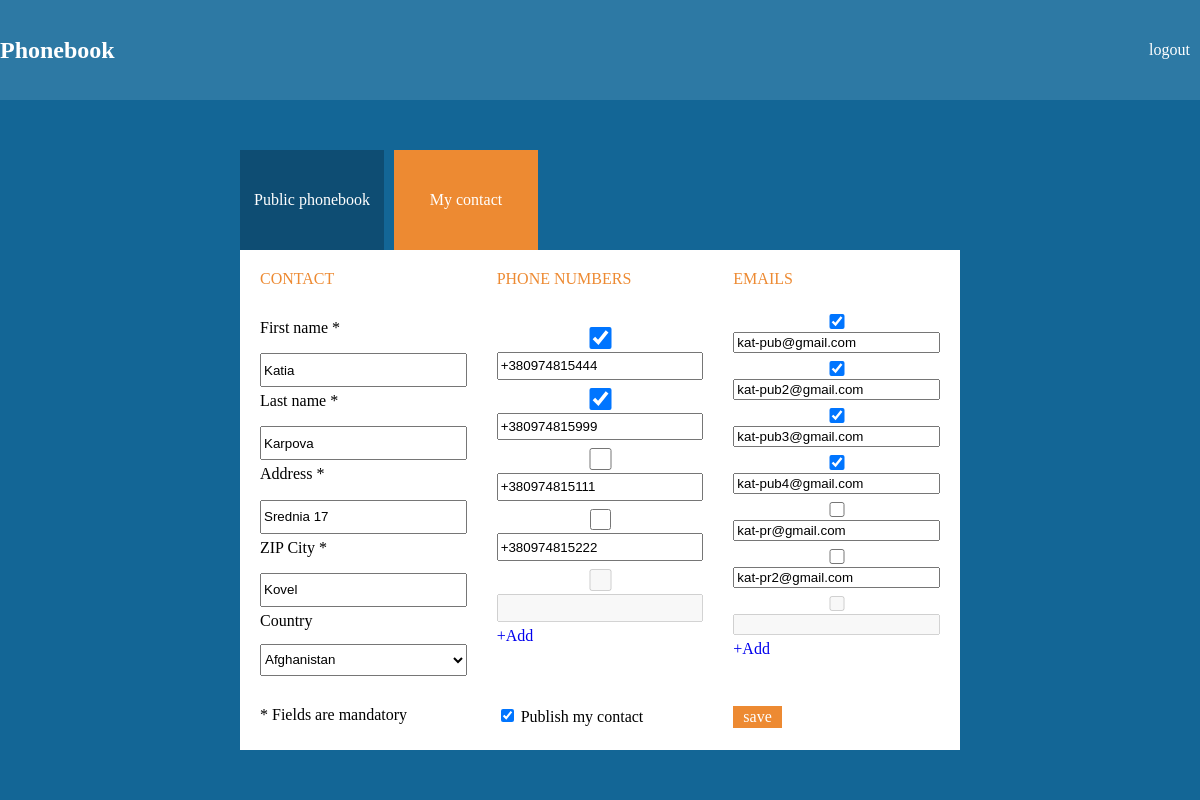
Screenshot of /main/mycontact (signed in) with the database file from the repository.
### tables this page shows
CREATE TABLE `contacts` (
  `id` int(10) UNSIGNED NOT NULL,
  `name` varchar(255) NOT NULL,
  `surname` varchar(255) NOT NULL,
  `address` varchar(255) NOT NULL,
  `city` varchar(255) NOT NULL,
  `country_id` int(10) UNSIGNED NOT NULL,
  `publish` enum('yes','no') NOT NULL
);

CREATE TABLE `phones` (
  `id` int(10) UNSIGNED NOT NULL,
  `phone` varchar(255) NOT NULL,
  `publish` enum('yes','no') NOT NULL,
  `contact_id` int(10) UNSIGNED NOT NULL
);

CREATE TABLE `emails` (
  `id` int(10) UNSIGNED NOT NULL,
  `email` varchar(255) NOT NULL,
  `publish` enum('yes','no') NOT NULL,
  `contact_id` int(10) UNSIGNED NOT NULL
);

### app/core/View.php (called while the page is built, shortened)
<?php
class View{
    public $template;
    public function __construct(){
        $this->template = 'template_main_view';
    }
    public function render(){
        include_once 'app/views/'.$this->template.'.php';
    }
}

### app/controllers/MainController.php (called while the page is built, shortened)
<?php
class MainController extends Controller{
    public function action_mycontact(){
            $this->model = new MainModel();
            $this->view->contact = $this->model->getContact(+$_SESSION['id']);
            $this->view->email = $this->model->getEmail(+$_SESSION['id']);
            $this->view->phone = $this->model->getPhone(+$_SESSION['id']);
            $this->view->countries = $this->model->getCountries();
            $this->view->page = 'page_main_mycontact_view';
            $this->view->render();
    }
}

### app/bootstrap.php (called while the page is built, shortened)
<?php
    include_once 'core/View.php';
    include_once 'core/Model.php';
    router::init();

### index.php (called while the page is built)
<?php
include_once 'app/bootstrap.php';

### app/core/Model.php (called while the page is built, shortened)
<?php
class Model{
    public function __construct(){
        $this->db = new mysqli(DB_HOST, DB_USER, DB_PASS, DB_NAME);
    }
}

### app/models/MainModel.php (called while the page is built, shortened)
<?php
class MainModel extends Model{
    public function getCountries(){
        if($this->db->connect_errno === 0){
            $query = 'select * from countries';
            $res = $this->db->query($query);
            if($res){
                return $res->fetch_all(MYSQLI_ASSOC);
            } else{
                return false;
            }
        }
    }
    public function getContact($id){
        if($this->db->connect_errno === 0){
            $query = 'select * from contacts where contacts.id ='.$id;
            $res = $this->db->query($query);
            if($res){
                return $res->fetch_all(MYSQLI_ASSOC);
            } else{
                return false;
            }
        }
    }
    public function getEmail($id){
        if($this->db->connect_errno === 0){
            $query = 'select emails.id, emails.email, emails.publish from emails where emails.contact_id ='.$id;
            $res = $this->db->query($query);
            if($res){
                return $res->fetch_all(MYSQLI_ASSOC);
            } else{
                return false;
            }
        }
    }
    public function getPhone($id){
        if($this->db->connect_errno === 0){
            $query = 'select phones.phone, phones.publish from phones where phones.contact_id ='.$id;
            $res = $this->db->query($query);
            if($res){
                return $res->fetch_all(MYSQLI_ASSOC);
            } else{
                return false;
            }
        }
    }
}

### app/views/page_main_mycontact_view.php (the view, shortened to what this page needs)
<header><h2>Phonebook</h2>
    <form method="post">
        <input type="submit" value="logout">
    </form>
</header>
<div class="container">
<nav>
    <ul>
        <li><a href="/main/index" class="usualButton">Public phonebook</a></li>
        <li><a href="/main/mycontact" class="activeButton">My contact</a></li>
    </ul>
</nav>
<div class="content">
    <form method="post" class="mycontact">
        <div class="mycontactData">
            <label class="orange">CONTACT</label>
            <div>
                <label>First name *</label>
                <input type="text" name="name" value="<?= $this->contact[0]['name']?>">
            </div>
            <div>
                <label>Last name *</label>
                <input type="text" name="l_name" value="<?= $this->contact[0]['surname']?>">
            </div>
            <div>
                <label>Address *</label>
                <input type="text" name="address" value="<?= $this->contact[0]['address']?>">
            </div>
            <div>
                <label>ZIP City *</label>
                <input type="text" name="city" value="<?= $this->contact[0]['city']?>">
            </div>
            <div>
                <label>Country</label>
                <select name="country">
                <?php foreach($this->countries as $country){ ?>
                    <option>
                    <?= $country['name']?>
                    </option>
                    <?php }?>
                </select>
            </div>
        </div>
        <div class="myphones">
            <div>
                <label class="orange">PHONE NUMBERS</label>
            </div>
            <?php
            $pcount=0;
            foreach($this->phone as $phone_item){ ?>
            <div class="phoneItem">
                <?php if($phone_item['publish'] === 'yes'){ ?>
                <input type="checkbox" name="_pubp<?= $pcount?>" value="yes" checked>
                <?php } else{ ?>
                <input type="checkbox" name="_pubp<?= $pcount ?>" value="yes">
                <?php }?>
                <input type="text" name="p<?= $pcount?>" value="<?= $phone_item['phone'] ?>">
            </div>
            <?php
            $pcount++;
            }?>
            <div id="disablePhone">
                <input type="checkbox"  disabled>
                <input type="text" name="phone" disabled>
            </div>
            <div>
                <a href="#" id="addPhoneInput" onclick="addPhoneField()">+Add</a>
            </div>
        </div>
        <div class="myemails">
            <div>
                <label class="orange">EMAILS</label>
            </div>
            <?php
            $ecount=0;
            foreach($this->email as $email_item){ ?>
            <div>
                <?php if($email_item['publish'] === 'yes'){ ?>
                <input type="checkbox" name="_pube<?= $ecount ?>" value="yes" checked>
                <?php } else{ ?>
                <input type="checkbox" name="_pube<?= $ecount ?>" value="yes">
                <?php }?>
                <input type="text" name="e<?= $ecount?>" value="<?= $email_item['email'] ?>">
            </div>
            <?php
            $ecount++;
            } ?>
            <div id="disableEmail">
                <input type="checkbox" disabled>
                <input type="text" name="email" disabled>
            </div>
            <div>
                <a href="#" id="addEmailInput" onclick="addEmailField()">+Add</a>
            </div>
        </div>
        <div>
            <label>* Fields are mandatory</label>
        </div>
        <div>
            <input type="checkbox" name="cPub" value="yes" checked>
            <label>Publish my contact</label>
        </div>
        <div>
            <input type="submit" value="save">
        </div>
    </form>
</div>
</div>

### css/main.css (style rules this page uses)
body { margin: 0; }
a { text-decoration: none; }
ul { list-style: none; }
header { background: rgb(45,121,164); }
.container { padding: 50px 20%; display: grid; grid-template-rows: 100px 1fr; grid-template-columns: 1fr; justify-content: center; background: rgb(19,102,150); }
.content { background: white; padding: 20px; }
nav ul { padding: 0; margin: 0; height: 100%; display: grid; grid-template-rows: 1fr; grid-template-columns: 20% 20%; grid-column-gap: 10px; }
nav ul>li>a { display: grid; align-content: center; justify-content: center; color:white; height: 100%; }
.activeButton { background: rgb(237,138,50); }
.usualButton { background: rgb(14,77,115); }
.mycontact { display: grid; grid-template-columns: 1fr 1fr 1fr; grid-gap: 30px; }
header { display: grid; grid-template-columns: 1fr 1fr; }
header h2 { color: white; display:grid; align-content: center; justify-content: left; }
header form { display:grid; align-content: center; justify-content: right; padding-right: 10px; }
header form input { padding: 0; border: none; font: inherit; color: white; background-color: transparent; }
.orange { color: rgb(237,138,50); }
.mycontact input[type = "submit"] { padding: 2px 10px; border: none; font: inherit; color: white; background-color: rgb(237,138,50); }
.mycontact .mycontactData, .mycontact .myphones, .mycontact .myemails { display: grid; grid-gap: 5px; }
.mycontact .mycontactData>div, .mycontact .myphones>div, .mycontact .myemails>div { display: grid; grid-template-rows: 1fr 1fr; }

### rows the page displays
contacts: name "Katia", l_name "Karpova", address "Srednia 17", city "Kovel"
phones: phone "+380974815444"
phones: phone "+380974815999"
phones: phone "+380974815111"
phones: phone "+380974815222"
emails: email "kat-pub@gmail.com"
emails: email "kat-pub2@gmail.com"
emails: email "kat-pub3@gmail.com"
emails: email "kat-pub4@gmail.com"
emails: e4 "kat-pr@gmail.com"
emails: email "kat-pr2@gmail.com"

### other values shown
form field country "Afghanistan"
